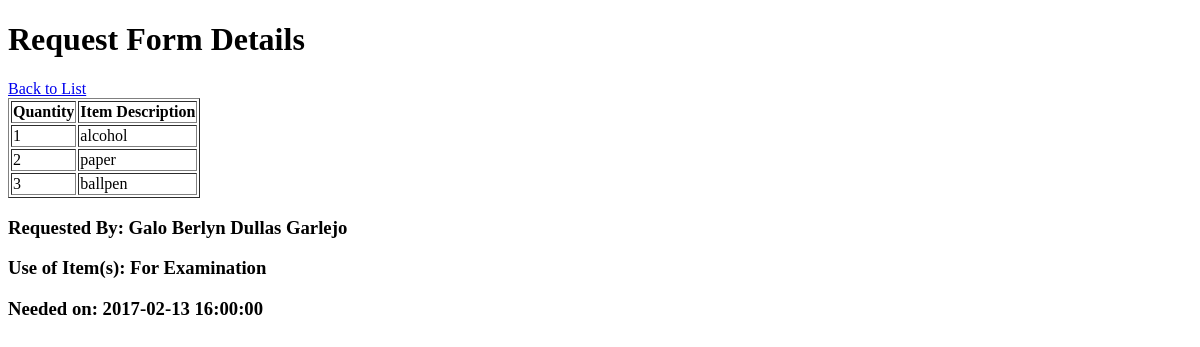
Before: /request_app/dashboard/request_details.php?request_id=1 (signed in) with the older database file.
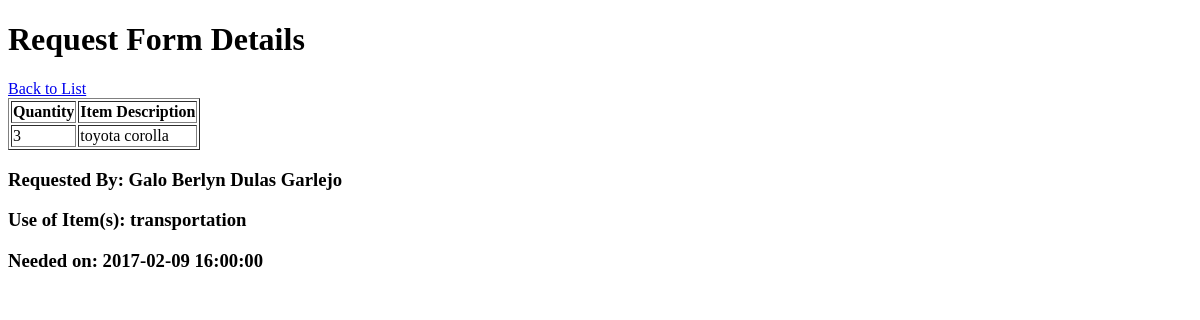
After: the same page with the newer database file.
### tables this page shows
CREATE TABLE `items` (
  `id` int(11) NOT NULL,
  `quantity` int(11) NOT NULL,
  `description` varchar(255) NOT NULL,
  `request_form_id` int(11) NOT NULL,
  `created_at` timestamp NOT NULL,
  `updated_at` timestamp NOT NULL
);

CREATE TABLE `user_details` (
  `id` int(11) NOT NULL,
  `user_id` int(11) NOT NULL,
  `firstname` varchar(255) NOT NULL,
  `middlename` varchar(255) NOT NULL,
  `lastname` varchar(255) NOT NULL,
  `created_at` timestamp NOT NULL,
  `updated_at` timestamp NOT NULL
);

CREATE TABLE `request_form` (
  `request_id` int(11) NOT NULL,
  `requested_by` int(11) NOT NULL COMMENT 'user.id',
  `request_status` varchar(255) NOT NULL,
  `use_of_item` text NOT NULL,
  `date_needed` timestamp NOT NULL,
  `created_at` timestamp NOT NULL,
  `updated_at` timestamp NOT NULL
);

### request_app/dashboard/request_details.php (the view, shortened to what this page needs)
<?php
include '../shared/connection.php';
$request_id = $_GET['request_id'];
$request = "SELECT * FROM request_form where request_id='$request_id'";
$requestQuery = mysqli_query($conn,$request) or die(mysqli_error($conn));
$req = mysqli_fetch_array($requestQuery, MYSQLI_ASSOC);
$reqid = $req['requested_by'];
$nameStr = "SELECT firstname,middlename,lastname from user_details where id='$reqid'";
$nameQry = mysqli_query($conn,$nameStr) or die(mysqli_error($conn));
$nameArr = mysqli_fetch_array($nameQry,MYSQLI_ASSOC);
$items = "SELECT * FROM items WHERE request_form_id = '$request_id'";
$itemsQuery = mysqli_query($conn,$items);
?>
<!DOCTYPE html>
<html>
<head>
</head>
<body>
	<div>
		<h1>Request Form Details</h1>
		<a href="home.php">Back to List</a>
		<table border="1">
			<tr>
			    <th>Quantity</th>
			    <th>Item Description</th>
		  	</tr>
		  	<?php
		  	while($row = mysqli_fetch_array($itemsQuery)){
			  	echo "<tr><td>" . $row['quantity'] . "</td>";
			  	echo "<td>" . $row['description'] . "</td></tr>";
			  }
		    ?>
		</table>
		<h3>Requested By: <?php echo $nameArr['firstname'] . " " . $nameArr['middlename'] . " " . $nameArr['lastname'];?></h3>
		<h3>Use of Item(s): <?php echo $req['use_of_item'];?></h3>
		<h3>Needed on: <?php echo $req['date_needed'];?></h3>
	</div>
</body>
</html>

Changed rows visible on the page:
removed items: quantity "1", description "alcohol"
removed items: quantity "2", description "paper"
removed items: quantity "3", description "ballpen"
added items: quantity "3", description "toyota corolla"
changed user_details "Galo Berlyn": middlename "Dullas" → "Dulas"
changed request_form: use_of_item "For Examination" → "transportation"; date_needed "2017-02-13 16:00:00" → "2017-02-09 16:00:00"
